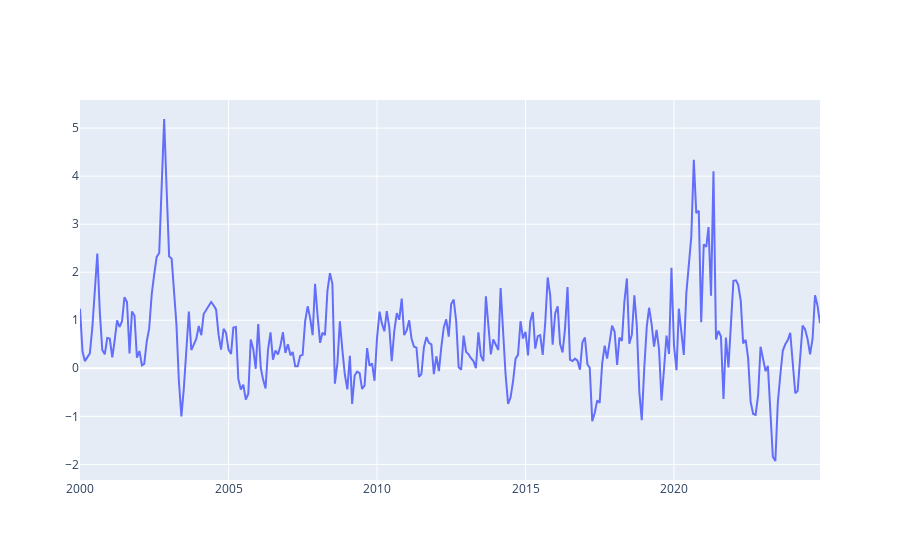

Notebook code for this chart:
### Code cell
fig = go.Figure()
fig.add_trace(go.Scatter(name='IGPM', x=igpm.index, y=igpm.Value))
fig.show()

### Figure 1 — Plotly figure (JSON) as saved in the notebook; plotly's stock layout.template omitted (floating-point values rounded to 4 significant figures; data arrays with more than 128 entries replaced by an {"elided": "..."} marker saying what was removed)
{"data": [{"name": "IGPM", "type": "scatter", "x": {"elided": "300 str values"}, "y": {"elided": "300 float values"}}], "layout": {}}
